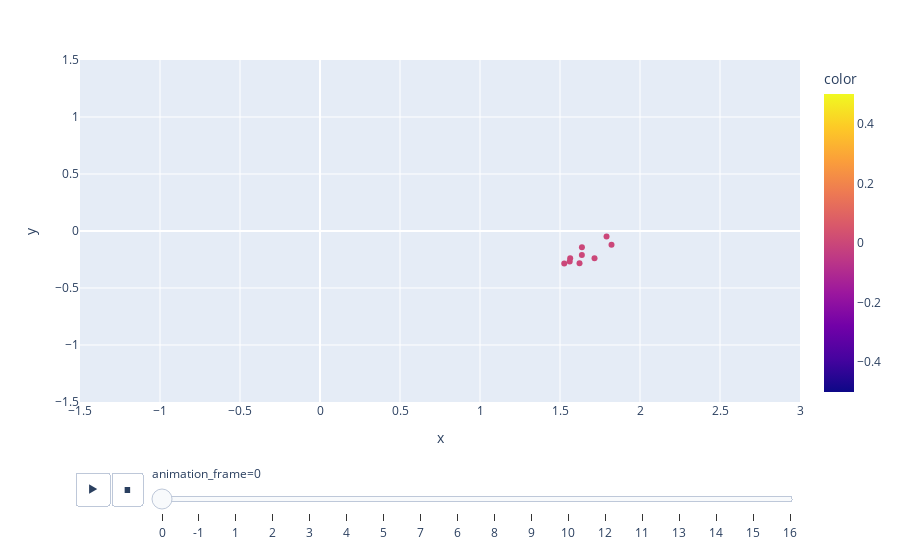

Notebook source saved alongside this figure:
### Code cell
fig =px.scatter( x = np_sorted[:,1],y=np_sorted[:,2],color=stdbscan.labels, animation_frame=stdbscan.labels)
fig.update_layout(xaxis=dict(range=[-1.5,3]),
    yaxis=dict(range=[-1.5,1.5])
                  )
fig.write_html('fig_mon_split.html')
fig.show()

### Figure 1 — Plotly figure (JSON) as saved in the notebook; plotly's stock layout.template omitted (floating-point values rounded to 4 significant figures)
{"data": [{"hovertemplate": "animation_frame=0<br>x=%{x}<br>y=%{y}<br>color=%{marker.color}<extra></extra>", "legendgroup": "", "marker": {"color": [0, 0, 0, 0, 0, 0, 0, 0, 0], "coloraxis": "coloraxis", "symbol": "circle"}, "mode": "markers", "name": "", "orientation": "v", "showlegend": false, "type": "scatter", "x": [1.637, 1.822, 1.564, 1.622, 1.637, 1.527, 1.716, 1.56, 1.791], "xaxis": "x", "y": [-0.2099, -0.1204, -0.2385, -0.2825, -0.142, -0.2848, -0.24, -0.2683, -0.0476], "yaxis": "y"}], "layout": {"coloraxis": {"colorbar": {"title": {"text": "color"}}, "colorscale": [[0.0, "#0d0887"], [0.1111, "#46039f"], [0.2222, "#7201a8"], [0.3333, "#9c179e"], [0.4444, "#bd3786"], [0.5556, "#d8576b"], [0.6667, "#ed7953"], [0.7778, "#fb9f3a"], [0.8889, "#fdca26"], [1.0, "#f0f921"]]}, "legend": {"tracegroupgap": 0}, "margin": {"t": 60}, "sliders": [{"active": 0, "currentvalue": {"prefix": "animation_frame="}, "len": 0.9, "pad": {"b": 10, "t": 60}, "steps": [{"args": [["0"], {"frame": {"duration": 0, "redraw": false}, "fromcurrent": true, "mode": "immediate", "transition": {"duration": 0, "easing": "linear"}}], "label": "0", "method": "animate"}, {"args": [["-1"], {"frame": {"duration": 0, "redraw": false}, "fromcurrent": true, "mode": "immediate", "transition": {"duration": 0, "easing": "linear"}}], "label": "-1", "method": "animate"}, {"args": [["1"], {"frame": {"duration": 0, "redraw": false}, "fromcurrent": true, "mode": "immediate", "transition": {"duration": 0, "easing": "linear"}}], "label": "1", "method": "animate"}, {"args": [["2"], {"frame": {"duration": 0, "redraw": false}, "fromcurrent": true, "mode": "immediate", "transition": {"duration": 0, "easing": "linear"}}], "label": "2", "method": "animate"}, {"args": [["3"], {"frame": {"duration": 0, "redraw": false}, "fromcurrent": true, "mode": "immediate", "transition": {"duration": 0, "easing": "linear"}}], "label": "3", "method": "animate"}, {"args": [["4"], {"frame": {"duration": 0, "redraw": false}, "fromcurrent": true, "mode": "immediate", "transition": {"duration": 0, "easing": "linear"}}], "label": "4", "method": "animate"}, {"args": [["5"], {"frame": {"duration": 0, "redraw": false}, "fromcurrent": true, "mode": "immediate", "transition": {"duration": 0, "easing": "linear"}}], "label": "5", "method": "animate"}, {"args": [["7"], {"frame": {"duration": 0, "redraw": false}, "fromcurrent": true, "mode": "immediate", "transition": {"duration": 0, "easing": "linear"}}], "label": "7", "method": "animate"}, {"args": [["6"], {"frame": {"duration": 0, "redraw": false}, "fromcurrent": true, "mode": "immediate", "transition": {"duration": 0, "easing": "linear"}}], "label": "6", "method": "animate"}, {"args": [["8"], {"frame": {"duration": 0, "redraw": false}, "fromcurrent": true, "mode": "immediate", "transition": {"duration": 0, "easing": "linear"}}], "label": "8", "method": "animate"}, {"args": [["9"], {"frame": {"duration": 0, "redraw": false}, "fromcurrent": true, "mode": "immediate", "transition": {"duration": 0, "easing": "linear"}}], "label": "9", "method": "animate"}, {"args": [["10"], {"frame": {"duration": 0, "redraw": false}, "fromcurrent": true, "mode": "immediate", "transition": {"duration": 0, "easing": "linear"}}], "label": "10", "method": "animate"}, {"args": [["12"], {"frame": {"duration": 0, "redraw": false}, "fromcurrent": true, "mode": "immediate", "transition": {"duration": 0, "easing": "linear"}}], "label": "12", "method": "animate"}, {"args": [["11"], {"frame": {"duration": 0, "redraw": false}, "fromcurrent": true, "mode": "immediate", "transition": {"duration": 0, "easing": "linear"}}], "label": "11", "method": "animate"}, {"args": [["13"], {"frame": {"duration": 0, "redraw": false}, "fromcurrent": true, "mode": "immediate", "transition": {"duration": 0, "easing": "linear"}}], "label": "13", "method": "animate"}, {"args": [["14"], {"frame": {"duration": 0, "redraw": false}, "fromcurrent": true, "mode": "immediate", "transition": {"duration": 0, "easing": "linear"}}], "label": "14", "method": "animate"}, {"args": [["15"], {"frame": {"duration": 0, "redraw": false}, "fromcurrent": true, "mode": "immediate", "transition": {"duration": 0, "easing": "linear"}}], "label": "15", "method": "animate"}, {"args": [["16"], {"frame": {"duration": 0, "redraw": false}, "fromcurrent": true, "mode": "immediate", "transition": {"duration": 0, "easing": "linear"}}], "label": "16", "method": "animate"}], "x": 0.1, "xanchor": "left", "y": 0, "yanchor": "top"}], "updatemenus": [{"buttons": [{"args": [null, {"frame": {"duration": 500, "redraw": false}, "fromcurrent": true, "mode": "immediate", "transition": {"duration": 500, "easing": "linear"}}], "label": "&#9654;", "method": "animate"}, {"args": [[null], {"frame": {"duration": 0, "redraw": false}, "fromcurrent": true, "mode": "immediate", "transition": {"duration": 0, "easing": "linear"}}], "label": "&#9724;", "method": "animate"}], "direction": "left", "pad": {"r": 10, "t": 70}, "showactive": false, "type": "buttons", "x": 0.1, "xanchor": "right", "y": 0, "yanchor": "top"}], "xaxis": {"anchor": "y", "domain": [0.0, 1.0], "range": [-1.5, 3], "title": {"text": "x"}}, "yaxis": {"anchor": "x", "domain": [0.0, 1.0], "range": [-1.5, 1.5], "title": {"text": "y"}}}}
